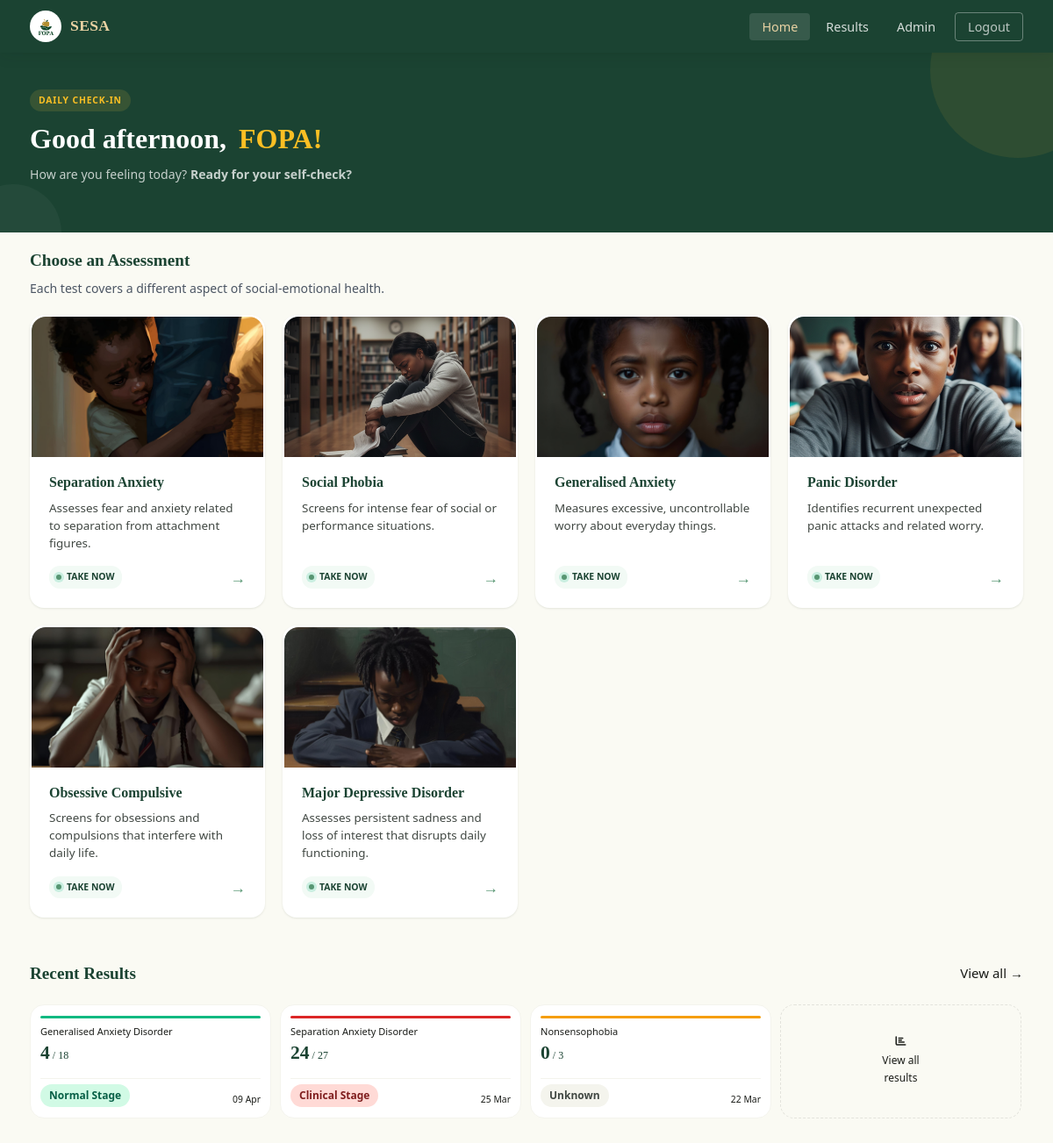
The page /home (signed in) on the database its author committed.
### app/models/account.py (models this page shows, shortened)
class Accounts(UserMixin, db.Model):
    __tablename__ = 'accounts'
    id = db.Column(db.Integer, primary_key=True)
    fname = db.Column(db.String(100), nullable=False)
    lname = db.Column(db.String(100), nullable=False)
    email = db.Column(db.String(120), unique=True, nullable=True, index=True)
    username = db.Column(db.String(50), unique=True, nullable=False, index=True)
    password = db.Column(db.String(256), nullable=False)
    school_name = db.Column(db.String(200), nullable=True)
    gender = db.Column(db.String(20), nullable=True)
    birthdate = db.Column(db.Date, nullable=True)
    last_login = db.Column(db.DateTime, nullable=True)
    created_at = db.Column(db.DateTime, default=lambda: datetime.now(timezone.utc))
    school_id = db.Column(
        db.Integer,
        db.ForeignKey('school.id', ondelete='CASCADE', name='fk_accounts_school_id'),
        nullable=True,
        index=True
    )
    class_group = db.Column(db.String(50), nullable=True)   # e.g. "Form 2A", "JHS 3B"
    level = db.Column(db.String(20), nullable=True)          # jhs | shs | university
    class_id = db.Column(
        db.Integer,
        db.ForeignKey('school_class.id', ondelete='SET NULL', name='fk_accounts_class_id'),
        nullable=True,
        index=True
    )
    claim_code_hash  = db.Column(db.String(256), nullable=True)
    claim_code_plain = db.Column(db.String(20),  nullable=True)
    is_claimed       = db.Column(db.Boolean, default=True, nullable=False, server_default='1')
    is_admin = db.Column(db.Boolean, default=False, nullable=False)
    is_counsellor = db.Column(db.Boolean, default=False, server_default='0', nullable=False)
    failed_attempts = db.Column(db.Integer, default=0, server_default='0', nullable=False)
    locked_until = db.Column(db.DateTime, nullable=True)  # NULL = not locked
    phone = db.Column(db.String(20), nullable=True)
    consent_given = db.Column(db.Boolean, default=False, nullable=False, server_default='0')
    consent_given_at = db.Column(db.DateTime, nullable=True)
    consent_version = db.Column(db.String(10), nullable=True)  # e.g. 'v1.0'
    test_results = db.relationship(
        'TestResult',
        backref='account',
        lazy='dynamic',
        cascade='all, delete-orphan'
    )
    @property
    def is_super_admin(self):
        return self.is_admin
    LOCKOUT_THRESHOLD = 5      # failed attempts before lockout
    LOCKOUT_MINUTES   = 15     # minutes locked after threshold reached

### app/models/assessment_type.py (models this page shows, shortened)
class AssessmentType(db.Model):
    __tablename__ = 'assessment_type'
    id             = db.Column(db.Integer, primary_key=True)
    name           = db.Column(db.String(100), unique=True, nullable=False)
    display_name   = db.Column(db.String(100), nullable=False)
    description    = db.Column(db.Text, nullable=True)
    icon           = db.Column(db.String(10),  nullable=True)
    color          = db.Column(db.String(20),  nullable=True)
    order          = db.Column(db.Integer,     default=0, nullable=False)
    is_active      = db.Column(db.Boolean,     default=True, nullable=False)
    scoring_ranges = db.Column(db.JSON,        nullable=False)
    image_url      = db.Column(db.String(500), nullable=True)

### app/models/test_result.py (models this page shows, shortened)
class TestResult(db.Model):
    __tablename__ = 'test_results'
    id = db.Column(db.Integer, primary_key=True)
    user_id = db.Column(db.Integer, db.ForeignKey('accounts.id', ondelete='CASCADE'), nullable=False, index=True)
    test_type = db.Column(db.String(100), nullable=False, index=True)
    score = db.Column(db.Integer, nullable=False)
    max_score = db.Column(db.Integer, nullable=True)
    stage = db.Column(db.String(50), nullable=True, index=True)  # "Normal Stage", "Mild Stage", etc.
    _feedback_encrypted = db.Column('feedback', db.Text, nullable=True)
    @property
    def feedback(self):
        if not self._feedback_encrypted:
            return None
        f = _get_fernet()
        if not f:
            return self._feedback_encrypted
        try:
            return f.decrypt(self._feedback_encrypted.encode()).decode()
        except Exception:
            return self._feedback_encrypted
    @feedback.setter
    def feedback(self, value):
        if not value:
            self._feedback_encrypted = None
            return
        f = _get_fernet()
        if not f:
            self._feedback_encrypted = value
            return
        self._feedback_encrypted = f.encrypt(value.encode()).decode()
    details = db.Column(db.Text, nullable=True)           # kept for backward compat
    taken_at = db.Column(db.DateTime, default=lambda: datetime.now(timezone.utc), index=True)

### app/routes/main.py (the view)
@main_bp.route('/home')
@login_required
def home():
    user = current_user
    results = user.test_results.order_by(TestResult.taken_at.desc()).all()
    total_tests = len(results)
    most_recent = results[0] if results else None
    question_counts = {
        row.test_type: row.count
        for row in db.session.query(
            Question.test_type,
            func.count(Question.id).label('count')
        ).group_by(Question.test_type).all()
    }
    from datetime import datetime, timedelta, timezone
    now = datetime.now()
    latest_by_type = {}
    for r in results:
        if r.test_type not in latest_by_type:
            latest_by_type[r.test_type] = r
    from app.models.assessment_type import AssessmentType
    tests_meta = []
    COOLDOWN_DAYS = 7
    for at in AssessmentType.query.filter_by(is_active=True).order_by(AssessmentType.order).all():
        days_remaining = 0
        is_ready = True
        latest = latest_by_type.get(at.name)
        if latest and latest.taken_at:
            taken_at = latest.taken_at
            if taken_at.tzinfo is None:
                taken_at = taken_at.replace(tzinfo=timezone.utc)
            current_time = now.replace(tzinfo=timezone.utc) if now.tzinfo is None else now
            days_ago = (current_time - taken_at).days
            days_left = COOLDOWN_DAYS - days_ago
            if days_left > 0:
                days_remaining = days_left
                is_ready = False
        tests_meta.append({
            'name':  at.name,
            'title': at.display_name,
            'desc':  at.description or '',
            'icon':  at.icon or '🧠',
            'color': at.color or 'green',
            'count': question_counts.get(at.name, 0),
            'image_url': at.image_url,
            'days_remaining': days_remaining,
            'is_ready': is_ready
        })
    this_month_results = [
        r for r in results
        if r.taken_at and r.taken_at.month == now.month and r.taken_at.year == now.year
    ]
    tests_this_month = len(this_month_results)
    total_assessments_taken = total_tests   # passed to template as total count
    assessments_this_month  = tests_this_month
    recent_results = results[:3]  # 3 most recent for the home table
    hour = now.hour
    if hour < 12:
        greeting = "Good morning"
    elif hour < 17:
        greeting = "Good afternoon"
    else:
        greeting = "Good evening"
    new_username = session.pop('show_username_prompt', None)
    return render_template(
        'main/home.html',
        user=user,
        total_tests=total_tests,
        avg_score=total_assessments_taken,
        most_recent=most_recent,
        tests_meta=tests_meta,
        score_change=None,
        prev_avg=assessments_this_month,
        recent_results=recent_results,
        latest_by_type=latest_by_type,
        greeting=greeting,
        new_username=new_username,
    )

### app/__init__.py (called while the page is built)
def _init_extensions(app: Flask) -> None:
    app.config.setdefault("SQLALCHEMY_ENGINE_OPTIONS", {}).update({
        "pool_pre_ping": True,   # test connection before using it
        "pool_recycle":  300,    # recycle connections every 5 minutes
        "pool_size":     5,      # max persistent connections
        "max_overflow":  2,      # extra connections under load
    })
    db.init_app(app)
    migrate.init_app(app, db)
    csrf.init_app(app)
    login_manager.init_app(app)
    limiter.init_app(app)
    from app.models.account import Accounts
    from app.models.quiz_session import QuizSession  # noqa: F401
    from app.models.counsellor_profile import CounsellorProfile  # noqa: F401
    from app.models.assessment_type import AssessmentType  # noqa: F401
    @login_manager.user_loader
    def load_user(user_id: str):
        return Accounts.query.get(int(user_id))

### app/templates/main/home.html (shortened to what this page needs)
  {% extends 'base.html' %}
  {% block extra_head %}
    <link rel="stylesheet" href="{{ url_for('static', filename='css/main/home.css') }}">
  {% endblock %}
  {% block nav_links %}
    <li><a href="{{ url_for('main.home') }}" class="active" aria-current="page">Home</a></li>
    <li><a href="{{ url_for('main.results') }}">Results</a></li>
    {% if current_user.is_super_admin %}
      <li><a href="{{ url_for('admin.dashboard') }}">Admin</a></li>
    {% endif %}
    <li><a href="{{ url_for('auth.logout') }}" class="btn-nav-logout">Logout</a></li>
  {% endblock %}
  {% block body %}
  <header class="app-header">
    <div class="app-header-inner">
      <span class="app-eyebrow">Daily check-in</span>
      <h1 class="app-greeting">
        {{ greeting }}, <span>{{ user.fname }}!</span>
      </h1>
      <p class="app-description">
        How are you feeling today? <b>Ready for your self-check?</b>
      </p>
    </div>
  </header>
  <div class="container pb-48">
    <div class="section" id="assessments">
      <div class="section-head">
        <h2>Choose an Assessment</h2>
        <p class="section-desc">Each test covers a different aspect of social-emotional health.</p>
      </div>
      <div class="test-grid">
        {% for test in tests_meta %}
        <a href="{% if test.is_ready %}{{ url_for('test.display_questions', test_type=test.name) }}{% else %}javascript:void(0);{% endif %}"
          class="test-card {% if not test.is_ready %}locked{% endif %}"
          {% if not test.is_ready %}onclick="showToast('This assessment will be exactly 7 days after your previous attempt. Please wait {{ test.days_remaining }} more day(s).', 'warning'); return false;"{% endif %}>
          <div class="test-card-image">
            {% if test.get('image_url') %}
            <img src="{{ test.image_url }}"
                alt="{{ test.name }}"
                loading="lazy"
                width="400"
                height="160">
            {% endif %}
          </div>
          <div class="test-card-content">
            <h3>{{ test.get('title') or test.get('display_name') or test.name }}</h3>
            <p>{{ test.get('desc') or test.get('description') or '' }}</p>
            <div class="test-card-meta">
              {% if test.is_ready %}
                <span class="pulse-badge"><span class="pulse-dot"></span> Take Now</span>
                <span class="test-card-arrow">→</span>
              {% else %}
                <span class="lock-indicator"><i class="fa-solid fa-lock lock-icon"></i> Available in {{ test.days_remaining }} day(s)</span>
              {% endif %}
            </div>
          </div>
        </a>
        {% endfor %}
      </div>
    </div>
    {% if recent_results %}
    <div class="section">
      <div class="section-head">
        <h2>Recent Results</h2>
        <a href="{{ url_for('main.results') }}" class="results-link">View all →</a>
      </div>
      <div class="recent-results-scroll">
        {% for r in recent_results %}
          {% set s = (r.stage or r.details or 'unknown') | lower %}
          {% if 'normal' in s %}{% set bar_mod = 'normal' %}{% set badge_class = 'stage-normal' %}
          {% elif 'mild' in s %}{% set bar_mod = 'mild' %}{% set badge_class = 'stage-mild' %}
          {% elif 'elevated' in s %}{% set bar_mod = 'elevated' %}{% set badge_class = 'stage-elevated' %}
          {% elif 'clinical' in s %}{% set bar_mod = 'clinical' %}{% set badge_class = 'stage-clinical' %}
          {% else %}{% set bar_mod = 'mild' %}{% set badge_class = 'badge-gray' %}{% endif %}
          <a class="recent-result-card" href="{{ url_for('main.results') }}">
            <div class="recent-result-bar recent-result-bar--{{ bar_mod }}"></div>
            <div class="recent-result-title">{{ r.test_type }}</div>
            <div class="recent-result-score">
              {{ r.score }}{% if r.max_score %}<span> / {{ r.max_score }}</span>{% endif %}
            </div>
            <div class="recent-result-bottom">
              <span class="badge {{ badge_class }}">{{ r.stage or r.details or 'Unknown' }}</span>
              <span class="recent-result-date">{{ r.taken_at.strftime('%d %b') }}</span>
            </div>
          </a>
        {% endfor %}
        <a href="{{ url_for('main.results') }}" class="recent-result-more">
          <i class="fa-solid fa-chart-bar results-icon"></i>
          <span>View all<br>results</span>
        </a>
      </div>
    </div>
    {% endif %}
  </div>
  {% endblock %}

### app/static/css/main/home.css (style rules this page uses)
.app-header { position: relative; overflow: hidden; background: var(--green-800); padding: 28px 0 32px; text-align: left; }
.app-header-inner { max-width: 1180px; margin: 0 auto; padding: 0 24px; position: relative; z-index: 1; }
.app-header::before { content: ''; position: absolute; width: 200px; height: 200px; border-radius: 50%; background: rgba(212, 163, 54, 0.1); top: -80px; right: -60px; pointer-events: none; }
.app-header::after { content: ''; position: absolute; width: 110px; height: 110px; border-radius: 50%; background: rgba(255, 255, 255, 0.04); bottom: -55px; left: -40px; pointer-events: none; }
.app-eyebrow { position: relative; display: inline-flex; align-items: center; gap: 6px; font-size: 0.65rem; font-weight: 700; text-transform: uppercase; letter-spacing: 0.08em; color: var(--gold-300, #fbbf24); background: rgba(254, 207, 68, 0.12); padding: 4px 10px; border-radius: 999px; margin-bottom: 12px; }
.app-greeting { position: relative; font-family: var(--font-display); font-size: 1.6rem; font-weight: 700; color: #fff; line-height: 1.2; margin: 0; }
.app-greeting span { color: var(--gold-300, #fbbf24); display: inline; }
.app-description { position: relative; font-size: 0.88rem; color: rgba(255, 255, 255, 0.75); line-height: 1.5; max-width: 480px; margin: 10px 0 0; }
@media (min-width: 600px) { .app-greeting { font-size: 2rem; } }
@media (min-width: 600px) { .app-greeting span { display: inline; margin-left: 6px; } }
@media (min-width: 600px) { .app-header { padding: 40px 0 56px; } }
.section { padding: 16px 0 32px; }
.section-desc { flex-basis: 100%; font-size: 0.88rem; color: var(--gray-600, #4b5563); line-height: 1.5; margin: -6px 0 0; text-align: left; }
.pulse-badge { display: inline-flex; align-items: center; gap: 6px; font-size: 0.65rem; font-weight: 700; text-transform: uppercase; color: var(--green-800); background: var(--green-50); padding: 4px 8px; border-radius: 12px; }
.pulse-dot { width: 6px; height: 6px; background-color: var(--green-500); border-radius: 50%; box-shadow: 0 0 0 3px rgba(16, 185, 129, 0.18); }

### rows shown on the page
Accounts: fname "FOPA"
AssessmentType: image_url (picture), display_name "Separation Anxiety", description "Assesses fear and anxiety related to separation from attachment figures."
AssessmentType: image_url (picture), display_name "Social Phobia", description "Screens for intense fear of social or performance situations."
AssessmentType: image_url (picture), display_name "Generalised Anxiety", description "Measures excessive, uncontrollable worry about everyday things."
AssessmentType: image_url (picture), display_name "Panic Disorder", description "Identifies recurrent unexpected panic attacks and related worry."
AssessmentType: image_url (picture), display_name "Obsessive Compulsive", description "Screens for obsessions and compulsions that interfere with daily life."
AssessmentType: image_url (picture), display_name "Major Depressive Disorder", description "Assesses persistent sadness and loss of interest that disrupts daily functioning."
TestResult: test_type "Generalised Anxiety Disorder", score "4", max_score "18", stage "Normal Stage", taken_at "09 Apr"
TestResult: test_type "Separation Anxiety Disorder", score "24", max_score "27", stage "Clinical Stage", taken_at "25 Mar"
TestResult: test_type "Nonsensophobia", score "0", max_score "3", stage "Unknown", taken_at "22 Mar"

### other values the page prints
{{ greeting }} "Good afternoon"
